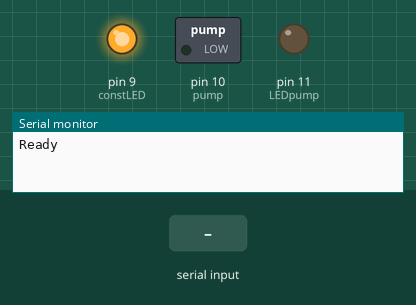
This sketch was run on a simulated Arduino Uno, built with avr-gcc and run on an emulated ATmega328P. On the bench: switched loads named in the sketch (green lamp = pin HIGH), output pins drawn as LEDs (lit = HIGH), the last lines printed to the serial monitor. The test bench sets the inputs (shaded band).

Above: at 1.2 s.
1.3 s: "1" received over Serial
At 2.1 s:
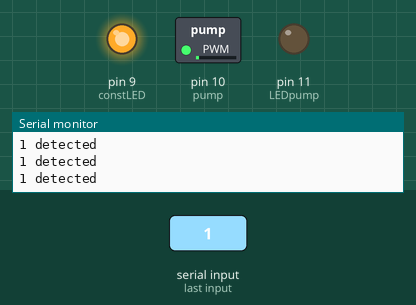
2.8 s: "r" received over Serial
At 3.7 s:
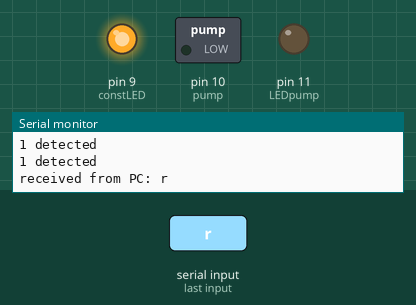
4.3 s: "1" received over Serial
At 5.3 s:
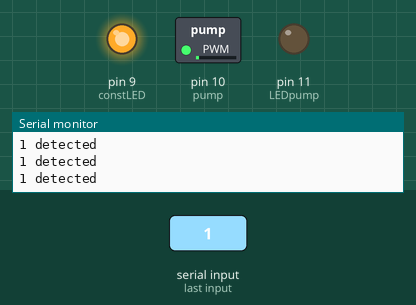
Timing chart, 0 to 7.3 s (numbered marks = the images above; inputs shaded):
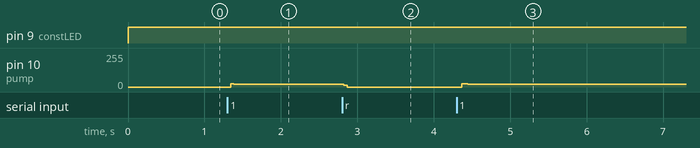

The sketch:

detect_impulse.ino
```cpp
const int constLED = 9;
const int pump = 10; //LED connected to digital pin 10
const int LEDpump = 11; //LED connected to digital pin 10


int on_time = 1;
int off_time = 1;
int analogValue = 0;
char inByte;

void setup() {
  Serial.begin(9600); // set the baud rate - 960 characters arrive per second
  Serial.println("Ready"); // print "Ready" once
  pinMode(constLED, OUTPUT); //sets the digital pin as output
  pinMode(pump, OUTPUT); //sets the digital pin as output
  pinMode(LEDpump, OUTPUT); //sets the digital pin as output
}

void loop() {
  if(Serial.available()){ // only send data back if data has been sent
    inByte = Serial.read(); // read the incoming data
    //delay(2);s
    Serial.print("received from PC: ");
    Serial.println(inByte);
  }

    if (inByte=='r'){
     off_time = 10;
     on_time = 1;
      }

   if (inByte=='u'){
     on_time = on_time+1;
      }


   if (inByte=='d'){
     on_time = on_time-1;
     if (on_time<0){
        on_time = 0;
     }
      }

    // increase off time
    if (inByte=='k'){
     off_time = off_time+1;
      }

    // decrease off time
    if (inByte=='j'){
     off_time = off_time-1;
      if (off_time<0){
        off_time = 0;
     }
      }

    if (inByte=='1'){
      Serial.println("1 detected ");
      //digitalWrite(LEDpump,HIGH); //turns the LED onv
        if (off_time ==0){
        }
        else{
          digitalWrite(pump,HIGH); //turns the LED on
          delay(on_time);
          digitalWrite(pump,LOW); //turns the LED on
          delay(off_time);
        }
    }

     if (inByte=='0'){
      Serial.println("0 detected ");
      digitalWrite(pump,LOW); //turns the LED on
      digitalWrite(LEDpump,LOW); //turns the LED onv
    }
    digitalWrite(constLED,HIGH);

}
```

Measured:
- after the input at 1.3 s, pin 10 (pump): 0/255 → 19/255 after 0.05 s
- after the input at 2.8 s, pin 10 (pump): 19/255 → 0/255 at once
- after the input at 4.3 s, pin 10 (pump): 0/255 → 26/255 after 0.06 s, → 19/255 0.08 s later
